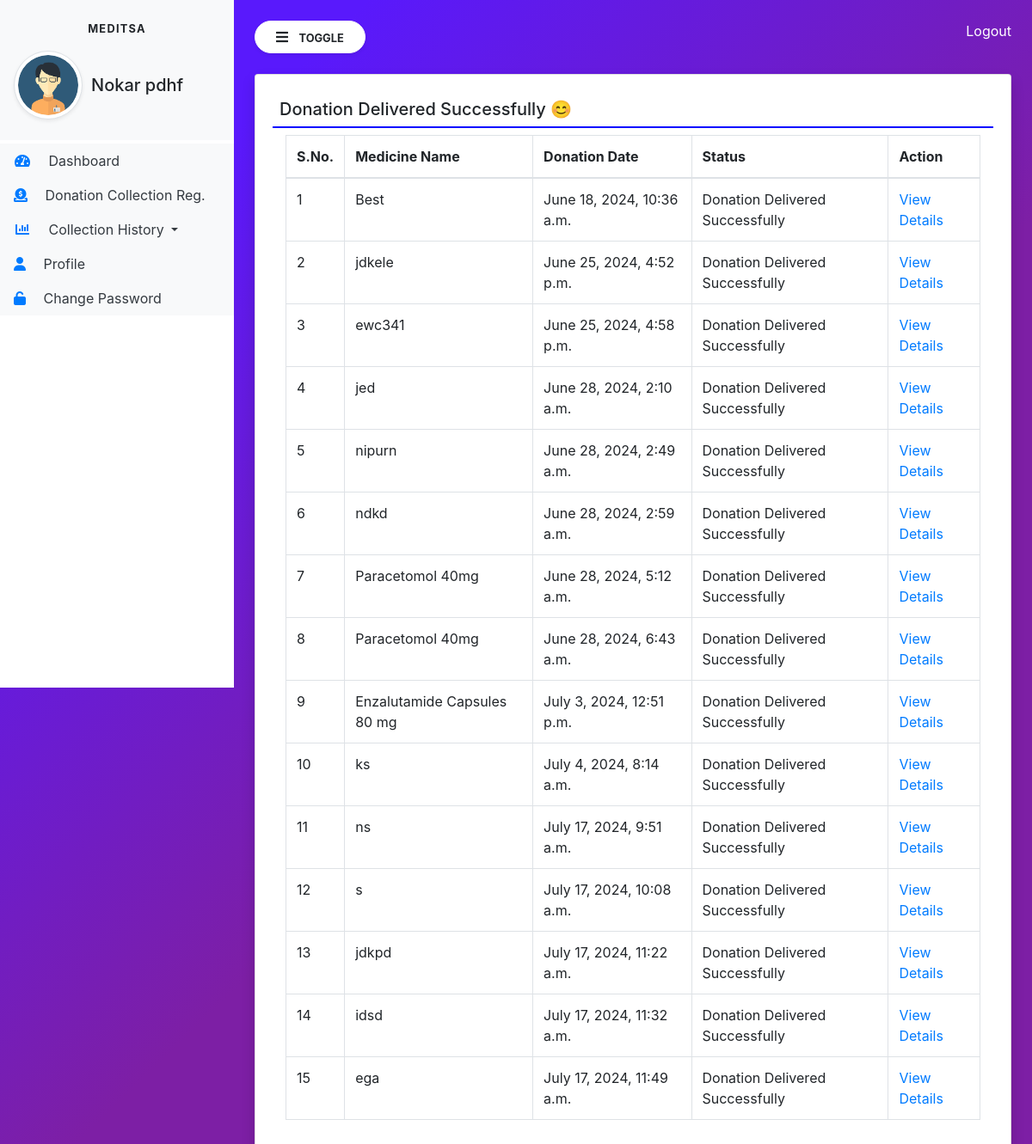
The page /donationdelivered_volunteer/ (signed in) on the database its author committed.
### service/models.py (models this page shows, shortened)
class donationew(models.Model):
    medicine = models.CharField(max_length=100,default='now')
    tablet_con=models.CharField(max_length=6)
    medi_type=models.CharField(max_length=13,default='Syrub')
    pur_date=models.DateField(null=True)
    ex_date=models.DateField(null=True)
    discrib = models.TextField()
    medicinepic = models.FileField(null=True)
    collectionloc = models.CharField(max_length=300,null=True)
    status = models.CharField(max_length=50,null=True,default="Pending")
    adminremark = models.CharField(max_length=300,null=True)
    volunteerreamrk = models.CharField(max_length=300,null=True)
    donationdate = models.DateTimeField(auto_now_add=True)
    updationdate = models.DateField(null=True)
    name=models.CharField(max_length=20)
    last=models.CharField(max_length=20)
    contact=models.CharField(max_length=15)
    email=models.CharField(max_length=60)
    donorpic=models.FileField(null=True)
    area=models.CharField(max_length=100,null=True)
    vol_member=models.CharField(max_length=60) #----------
    deliverypic = models.FileField(null=True)
    deliverydate = models.DateTimeField(auto_now_add=True)
    class Meta:
        db_table = "donationew"

### MediTSA/views.py (the view)
# urls.py: path("donationdelivered_volunteer/", views.donationdelivered_volunteer, name="donationdelivered_volunteer"),
def donationdelivered_volunteer(request):
    if not request.user.is_authenticated:
        return redirect("volunter_log")
    donation = donationew.objects.filter(status="Donation Delivered Successfully")#-----------------Donoaion----------------------------
    return render(request,"donationdelivered_volunteer.html",locals())

### templates/donationdelivered_volunteer.html
{% extends 'volunteer_home.html' %}
{% block main %}
<div class="card shadow">
    <div class="card-body">
        <h5 class="p-2" style="border-bottom : 2px solid blue">Donation Delivered Successfully &#128522;</h5>
    <div class="container-fluid">
        <table id="example" class="table table-bordered">
            <thead>
                <tr>
                    <th>S.No.</th>
                    <th>Medicine Name</th>
                    <th>Donation Date</th>
                    <th>Status</th>
                    <th>Action</th>
                </tr>
            </thead>
            <tbody>
                {% for i in donation %}
                <tr>
                    <td>{{forloop.counter}}</td>
                    <td>{{i.medicine}}</td>
                    <td>{{i.donationdate}}</td>
                    <td>{{i.status}}</td>
                    <td><a href="{% url 'donationrec_detail' i.id %}" class="text-primary">View Details</a>
                </tr>
                {% endfor %}
            </tbody>
        </table>
    </div>
    </div>
</div>
{% endblock %}

### templates/volunteer_home.html (shortened to what this page needs)
<!doctype html>
<html lang="en">
<head>
    <link rel="stylesheet" href="https://cdnjs.cloudflare.com/ajax/libs/font-awesome/6.5.2/css/all.min.css">
    <link rel="stylesheet" href="https://maxcdn.bootstrapcdn.com/bootstrap/4.4.1/css/bootstrap.min.css">
    <link rel="stylesheet" href="https://use.fontawesome.com/releases/v5.7.0/css/all.css">
    <link rel="stylesheet" href="https://cdn.datatables.net/2.0.7/css/dataTables.dataTables.css">
    <link rel="stylesheet" href="https://cdn.datatables.net/buttons/3.0.2/css/buttons.dataTables.css">
</head>
<body>
<div class="bg-white vertical-nav" id="sidebar">
    <div class="py-4 px-3 bg-light mb-1">
        <p class="text-center font-weight-bold text-uppercase px-3 small dashboard-text"> MediTSA </p>
        <div class="media d-flex align-items-center">
            <img src="/static/img/images.png" width="80" height="80" style="margin-right: 10px;" class="rounded-circle img-thumbnail shadow-sm">
            <div class="media-body">
                <h5 class="mb-0">{{request.user.first_name}} {{request.user.last_name}}</h5>
            </div>
        </div>
    </div>
    <ul class="nav flex-column bg-white">
        <li class="nav-item">
            <a href="{% url 'Volunteer_home' %}" class="nav-link text-dark bg-light">
                <i class="fas fa-tachometer-alt fa-fw mr-3 text-primary"></i>
                Dashboard </a>
        </li>
        <li class="nav-item">
            <a href="{% url 'collection_reg' %}" class="nav-link text-dark bg-light">
                <i class="fa-solid fa-circle-dollar-to-slot mr-3 text-primary"></i>
                Donation Collection Reg. </a>
        </li>
        <li class="nav-item dropdown">
            <a href="#" class="nav-link dropdown-toggle text-dark bg-light" data-bs-toggle="dropdown" id="navbardrop" data-toggle="dropdown">
                <i class="fas fa-chart-bar fa-fw mr-3 text-primary"></i> Collection History
            </a>
        </li>
        <li class="nav-item">
            <a href="{% url 'profile_volunteer' %}" class="nav-link text-dark bg-light">
                <i class="fa-solid fa-user mr-3 text-primary"></i>
                Profile</a>
        </li>
        <li class="nav-item">
            <a href="{% url 'manage_donor' %}" class="nav-link text-dark bg-light">
                <i class="fa-solid fa-unlock mr-3 text-primary"></i>
                Change Password</a>
        </li>
    </ul>
</div>
<div class="page-content p-4" id="content">
    <a href="{% url 'logout' %}" title="logout" class="text-white float-right">Logout</a>
    <button id="sidebarCollapse" type="button" class="btn btn-light bg-white rounded-pill shadow-sm px-4 mb-4">
        <i class="fas fa-bars mr-2"></i>
        <small class="text-uppercase font-weight-bold">Toggle</small>
        </button>
        {% block main %}
        {% endblock %}
</div>
</body>
</html>

### templates/volunteer_home.html (style rules this page uses)
body { background-image: linear-gradient(135.9deg,rgba(89,25,252,1) 16.4%,rgba(125,31,165,1) 56.1%); min-height: 100vh; }
.vertical-nav { min-width: 17rem; width: 17rem; height: 100vh; position: fixed; top: 0; left:0; transition:all 0.4s }
.page-content { width: calc(100%-17rem); margin-left: 17rem; transition:all 0.4s }
.dashboard-text { letter-spacing: 0.1em; }

### rows shown on the page
donationew: medicine "Best", donationdate "June 18, 2024, 10:36 a.m.", status "Donation Delivered Successfully"
donationew: medicine "jdkele", donationdate "June 25, 2024, 4:52 p.m.", status "Donation Delivered Successfully"
donationew: medicine "ewc341", donationdate "June 25, 2024, 4:58 p.m.", status "Donation Delivered Successfully"
donationew: medicine "jed", donationdate "June 28, 2024, 2:10 a.m.", status "Donation Delivered Successfully"
donationew: medicine "nipurn", donationdate "June 28, 2024, 2:49 a.m.", status "Donation Delivered Successfully"
donationew: medicine "ndkd", donationdate "June 28, 2024, 2:59 a.m.", status "Donation Delivered Successfully"
donationew: medicine "Paracetomol 40mg", donationdate "June 28, 2024, 5:12 a.m.", status "Donation Delivered Successfully"
donationew: medicine "Paracetomol 40mg", donationdate "June 28, 2024, 6:43 a.m.", status "Donation Delivered Successfully"
donationew: medicine "Enzalutamide Capsules 80 mg", donationdate "July 3, 2024, 12:51 p.m.", status "Donation Delivered Successfully"
donationew: medicine "ks", donationdate "July 4, 2024, 8:14 a.m.", status "Donation Delivered Successfully"
donationew: medicine "ns", donationdate "July 17, 2024, 9:51 a.m.", status "Donation Delivered Successfully"
donationew: medicine "s", donationdate "July 17, 2024, 10:08 a.m.", status "Donation Delivered Successfully"
donationew: medicine "jdkpd", donationdate "July 17, 2024, 11:22 a.m.", status "Donation Delivered Successfully"
donationew: medicine "idsd", donationdate "July 17, 2024, 11:32 a.m.", status "Donation Delivered Successfully"
donationew: medicine "ega", donationdate "July 17, 2024, 11:49 a.m.", status "Donation Delivered Successfully"

### other values the page prints
{{ request.user.first_name }} "Nokar"
{{ request.user.last_name }} "pdhf"
